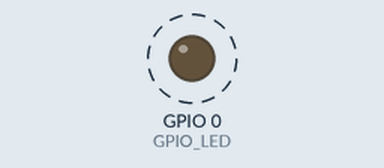
Bench run of a program on a simulated Raspberry Pi (BCM pin numbers). Shown: output pins drawn as LEDs (lit = HIGH). Dashed ring = blinking.

Above: at 0.2 s.
Timing chart, 0 to 3.0 s (numbered marks = the images above):
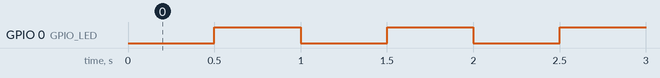

Measured:
- by itself, GPIO 0 (GPIO_LED): alternates HIGH for 0.50 s and LOW for 0.50 s

The program:

1-blinking-light.py
```python
# Blinks an LED attached to GPIO pin 0

import time
import RPi.GPIO as GPIO

# setup useful constants for later
LED_ON      = GPIO.LOW								# led "on" state
LED_OFF     = GPIO.HIGH								# led "off" state
GPIO_LED    = 0 									# the GPIO pin that we'll attach our LED to

# allow us to refer to GPIO pins by assigned number (rather than by position)
GPIO.setmode( GPIO.BCM )

# set the LED GPIO pin to output mode
GPIO.setup( GPIO_LED, GPIO.OUT )


while True:

	GPIO.output( GPIO_LED, LED_ON )					# turn on the LED
	time.sleep( 0.5 )								# wait for 0.5 seconds

	GPIO.output( GPIO_LED, LED_OFF )				# turn off the LED
	time.sleep( 0.5 )								# wait for 0.5 seconds
```
